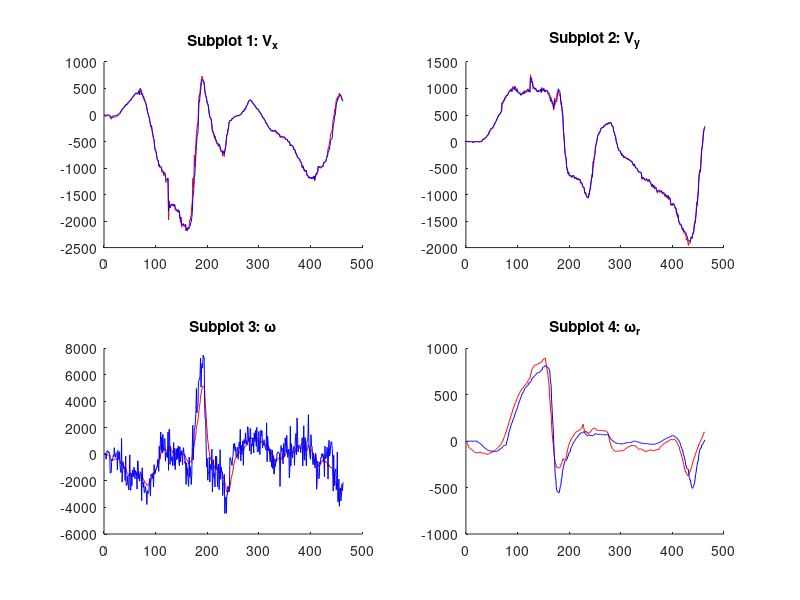

Reproduce this figure in MATLAB.

real_setpiont=[1,7,0,0,0,0,0,0,0,0,0,0,0,0,0,0,11998
1,20,-1851,-1966,1267,1955,-4,0,111,2,31,57,0,0,0,0,11998
1,36,-1909,-2019,1307,2006,-21,6,96,1,45,68,0,0,0,0,11997
1,52,-2458,-2584,680,1384,-10,2,-357,12,-69,-179,0,0,0,0,11997
1,71,-2513,-2646,585,1290,1,-3,-119,28,-2,-86,0,0,0,0,11996
1,87,-1800,-1921,1333,2030,0,-8,297,35,175,270,0,0,0,0,11996
1,106,-1810,-1920,1309,1991,3,0,238,40,108,147,0,0,0,0,11995
1,122,-1810,-1920,1309,1991,3,0,238,42,111,165,0,0,0,0,11994
1,138,-1862,-1965,1280,1959,5,-2,114,43,52,57,0,0,0,0,11994
1,157,-1830,-1926,1295,1961,0,0,181,42,94,141,0,0,0,0,11993
1,173,-1873,-1962,1275,1937,-4,0,84,38,44,43,0,0,0,0,11993
1,189,-2151,-2268,1046,1750,-18,-5,-1411,15,-629,-1304,0,0,0,0,11992
1,208,-2170,-2355,1023,1806,-33,-2,-1368,4,-467,-1016,0,0,0,0,11992
1,224,-2215,-2477,1043,1929,-59,-21,-1367,-14,-489,-1053,0,0,0,0,11991
1,243,-2494,-2768,675,1559,-48,-4,-349,0,-10,-147,0,0,0,0,11991
1,259,-2366,-2650,628,1492,-17,-4,-451,20,-114,-375,0,0,0,0,11990
1,277,-2409,-2720,584,1480,-24,0,-325,18,-52,-272,0,0,0,0,11990
1,293,-2467,-2781,479,1370,-16,0,-64,26,63,-53,0,0,0,0,11989
1,309,-2449,-2772,518,1424,-22,-3,-159,21,4,-175,0,0,0,0,11989
1,328,-1666,-1959,1301,2171,-15,-3,510,31,307,449,0,0,0,0,11988
1,344,-2492,-2788,487,1363,-17,-1,-37,26,9,-131,3,3,3,3,11988
1,363,-2406,-2706,520,1390,-9,1,-214,31,-23,-218,-2,9,5,7,11987
1,379,-1766,-2063,1131,1993,-4,0,59,37,105,50,-11,10,4,6,11987
1,395,-1778,-2072,1165,2032,-11,0,99,33,96,60,-15,7,4,8,11986
1,414,-1759,-2044,1168,2022,-6,1,128,36,93,79,-15,2,6,10,11985
1,430,-2064,-2398,792,1692,4,-1,-1174,33,-501,-1104,-20,-7,7,13,11985
1,449,-1694,-2014,1207,2098,4,-8,299,46,70,53,-22,-13,9,16,11984
1,465,-2398,-2739,542,1464,20,7,-277,54,-114,-345,-28,-21,10,19,11984
1,484,-2386,-2747,556,1503,26,2,-327,61,-58,-258,-32,-27,9,21,11983
1,500,-1775,-2128,1210,2154,32,4,201,71,174,206,-34,-35,8,22,11983
1,517,-2267,-2663,719,1714,40,12,-784,71,-303,-756,-42,-40,7,24,11983
1,535,-2119,-2591,863,1947,56,18,-1265,81,-432,-1041,-50,-53,8,31,11982
1,554,-2093,-2719,864,2124,81,42,-1355,102,-405,-1039,-52,-59,10,33,11981
1,573,-1953,-2508,1076,2265,81,34,1208,125,387,567,-63,-72,11,39,11981
1,589,-1906,-2597,1124,2475,111,48,-2086,123,-969,-2152,-66,-72,10,40,11981
1,608,-2065,-2873,884,2358,121,61,-1492,141,-373,-998,-71,-88,13,48,11980
1,626,-2365,-3201,574,2078,123,67,-549,153,-149,-587,-75,-96,11,53,11980
1,645,-2179,-3084,703,2279,131,66,-1054,158,-230,-765,-78,-105,10,55,11979
1,661,-2229,-3222,679,2364,154,80,-975,178,-209,-758,-80,-112,9,58,11978
1,680,-2188,-3256,664,2427,157,93,-1031,184,-233,-836,-88,-122,10,60,11978
1,699,-1859,-3096,912,2858,182,107,-1975,199,-511,-1420,-91,-134,9,65,11977
1,717,-2446,-3689,315,2267,178,115,-131,212,20,-385,-94,-144,10,69,11977
1,734,-1701,-3143,955,3123,206,134,-2342,217,-866,-2189,-98,-152,9,73,11976
1,752,-1589,-3152,804,3068,192,132,-2282,212,-628,-1713,-100,-158,10,77,11975
1,771,-1495,-3366,650,3232,207,180,-2255,225,-613,-1759,-102,-166,9,84,11975
1,790,-1676,-3679,393,3117,223,199,-1606,244,-381,-1342,-101,-172,8,88,11974
1,806,-1317,-3492,513,3397,232,202,-2375,247,-690,-1975,-105,-181,7,98,11974
1,825,-1142,-3532,412,3501,235,224,-2678,249,-734,-2104,-106,-186,9,102,11973
1,843,-1337,-3958,0,3321,256,249,-1619,274,-355,-1403,-107,-195,7,113,11973
1,862,-1858,-4527,-512,2867,276,250,-28,304,230,-267,-106,-201,7,120,11972
1,878,-918,-3740,135,3644,272,254,-2690,283,-891,-2524,-108,-211,8,126,11971
1,897,-918,-3740,135,3644,272,254,-2690,285,-645,-2033,-111,-219,7,135,11971
1,908,-1225,-4268,-298,3447,302,289,-1410,314,26,-742,-111,-220,7,138,11971
1,934,-775,-4010,-157,3758,308,298,-2348,318,-260,-1341,-112,-222,6,141,11970
1,952,-1075,-4535,-639,3510,329,334,-1180,344,-126,-1150,-113,-231,5,150,11970
1,969,-997,-4566,-720,3529,340,336,-1188,355,-36,-995,-112,-237,5,158,11969
1,987,-748,-4493,-673,3747,346,364,-1679,358,-212,-1403,-110,-250,-3,175,11969
1,1006,-917,-4812,-983,3588,362,384,-961,379,80,-869,-112,-255,-5,180,11968
1,1022,-754,-4777,-1008,3681,375,391,-1191,388,20,-1013,-111,-262,-11,184,11968
1,1041,-319,-4663,-1051,3931,385,430,-1838,393,-210,-1544,-110,-269,-15,190,11967
1,1060,-422,-4921,-1364,3764,401,441,-1211,412,143,-874,-106,-281,-23,199,11967
1,1079,-263,-4961,-1441,3879,410,473,-1370,419,42,-1139,-103,-291,-29,207,11966
1,1098,-263,-4961,-1441,3879,410,473,-1370,421,71,-1099,-102,-300,-39,211,11966
1,1114,480,-4546,-1403,4179,393,511,-2608,399,-460,-2221,-97,-310,-42,217,11965
1,1132,-138,-5212,-2132,3486,395,513,-490,416,615,-97,-90,-317,-52,222,11965
1,1151,-138,-5212,-2132,3486,395,513,-490,414,429,-490,-85,-328,-61,227,11964
1,1170,448,-4930,-1881,4036,442,542,-1848,439,50,-1299,-81,-341,-69,231,11964
1,1186,511,-4970,-2104,3884,427,558,-1591,432,112,-1206,-77,-349,-76,238,11963
1,1205,878,-4660,-2170,3809,380,563,-2012,393,-109,-1661,-76,-350,-82,242,11963
1,1223,1043,-5449,-2907,4036,486,722,-1310,473,376,-944,-70,-354,-91,243,11962
1,1242,1043,-5449,-2907,4036,486,722,-1310,479,332,-1080,-59,-361,-107,246,11962
1,1253,1441,-5228,-3187,3844,445,748,-1450,454,289,-1215,-56,-365,-113,247,11961
1,1278,1845,-4973,-3395,3702,400,775,-3489,414,-23,-1890,-49,-370,-127,250,11961
1,1300,1720,-5118,-3704,3384,391,775,-1011,404,409,-1075,-46,-370,-139,255,11961
1,1311,2360,-4625,-3685,3467,363,798,-1995,376,-4,-1936,-46,-370,-139,255,11960
1,1336,2752,-4365,-3747,3479,336,826,-2483,351,56,-1856,-44,-378,-171,251,11960
1,1355,2807,-4353,-4031,3187,322,832,-2090,327,141,-1715,-43,-381,-179,252,11959
1,1366,3414,-3887,-4259,2977,270,869,-2874,283,-220,-2489,-40,-385,-191,251,11959
1,1391,3414,-3887,-4259,2977,270,869,-2874,271,-127,-2318,-11,-385,-217,246,11959
1,1412,3581,-3665,-4385,2734,240,864,-2423,240,44,-1972,9,-386,-239,237,11958
1,1428,3802,-3511,-4579,2545,212,884,-2654,208,-19,-2132,26,-383,-252,235,11958
1,1447,4053,-3316,-4796,2311,183,908,-2894,175,-82,-2300,55,-380,-272,225,11957
1,1465,4700,-2638,-4633,2351,132,922,-3776,120,-454,-3061,86,-374,-289,219,11957
1,1484,4687,-2629,-5238,1616,70,945,-2716,70,116,-1957,107,-366,-300,210,11956
1,1503,4903,-2310,-5292,1392,33,943,-2889,26,-61,-2316,122,-359,-317,200,11955
1,1521,5148,-2044,-5456,1131,-1,962,-2945,-12,-44,-2313,139,-354,-334,193,11955
1,1540,5302,-1856,-5659,826,-39,980,-2802,-52,17,-2219,158,-344,-349,183,11954
1,1559,5559,-1471,-5510,804,-61,971,-1825,-72,461,-1312,179,-335,-361,172,11954
1,1577,5654,-998,-5575,266,-136,939,-1932,-142,308,-1544,194,-323,-374,161,11953
1,1588,5978,-842,-5945,-27,-187,1007,-3146,-192,-281,-2796,206,-312,-381,147,11953
1,1614,6245,-495,-5812,-12,-214,1009,-1477,-211,142,-1969,226,-297,-396,126,11953
1,1635,6245,-495,-5812,-12,-214,1009,-1477,-228,491,-1250,244,-283,-405,110,11952
1,1646,6376,-121,-5976,-514,-292,1005,-1657,-285,415,-1387,253,-275,-408,102,11952
1,1671,6323,61,-5971,-778,-327,976,-1805,-321,395,-1385,272,-253,-426,87,11951
1,1690,6731,317,-6089,-809,-388,1025,-1382,-384,588,-1040,290,-233,-436,74,11951
1,1709,6445,265,-6433,-1438,-444,1003,-2452,-451,200,-1789,307,-209,-445,58,11950
1,1727,6964,898,-5852,-981,-472,980,-768,-473,873,-391,321,-188,-451,39,11950
1,1746,6932,1201,-6025,-1573,-576,943,-1225,-566,483,-1074,338,-163,-458,23,11949
1,1765,7157,1286,-6379,-1865,-658,981,-1467,-647,482,-1111,350,-148,-464,6,11949
1,1784,7229,1530,-6221,-1894,-679,955,-1154,-677,534,-954,366,-128,-472,-10,11948
1,1803,7204,1675,-6147,-2004,-698,928,-1122,-704,543,-876,386,-108,-485,-25,11947
1,1822,7377,1992,-6177,-2238,-769,914,-979,-765,582,-753,398,-92,-494,-34,11947
1,1840,7494,2125,-6252,-2367,-826,903,-949,-820,566,-745,424,-63,-512,-55,11946
1,1859,7760,2390,-6131,-2269,-854,906,-367,-850,740,-371,436,-48,-518,-64,11946
1,1872,7760,2390,-6131,-2269,-854,906,-367,-858,773,-283,449,-26,-527,-76,11945
1,1896,7563,2373,-6465,-2839,-925,877,-1277,-904,586,-616,467,-2,-547,-89,11945
1,1914,7182,1916,-6873,-3164,-931,871,613,-923,974,172,480,14,-563,-97,11944
1,1933,8013,2696,-6307,-2585,-970,882,-333,-967,826,-124,496,30,-570,-108,11944
1,1949,7452,2013,-6967,-3118,-968,899,891,-964,1331,865,507,45,-571,-117,11943
1,1968,7751,2087,-6789,-2696,-971,908,1693,-965,1586,1360,520,62,-578,-128,11943
1,1982,7411,1727,-7109,-2990,-978,895,326,-982,1153,513,528,70,-585,-130,11943
1,2005,7837,1875,-7134,-2767,-1034,918,1324,-1010,1150,478,536,74,-598,-138,11942
1,2023,7672,1717,-7257,-2892,-1039,902,120,-1038,885,-46,554,82,-621,-147,11942
1,2042,7999,1765,-7209,-2563,-1052,937,1518,-1040,1621,1364,568,89,-619,-152,11941
1,2061,7773,1447,-7569,-2839,-1069,942,384,-1066,1142,386,571,93,-623,-159,11941
1,2080,7891,1401,-7616,-2722,-1110,925,243,-1102,1033,174,579,102,-630,-164,11940
1,2099,7975,1370,-7455,-2412,-1084,935,1189,-1080,1470,1024,589,101,-634,-173,11939
1,2118,7975,1370,-7455,-2412,-1084,935,1189,-1080,1388,864,594,102,-638,-179,11939
1,2136,8652,1900,-7223,-2087,-1141,959,-512,-1137,641,-649,597,108,-634,-184,11938
1,2158,9078,1966,-7376,-1918,-1221,980,-52,-1200,915,-116,602,115,-638,-192,11938
1,2169,8337,1232,-8055,-2595,-1219,970,160,-1203,1045,153,608,121,-642,-193,11937
1,2194,8912,1904,-7321,-1945,-1212,945,-226,-1204,956,-10,627,120,-645,-200,11937
1,2213,8912,1904,-7321,-1945,-1212,945,-226,-1208,851,-194,631,121,-653,-208,11937
1,2232,8409,1332,-7609,-2116,-1187,929,1695,-1177,1717,1564,628,126,-649,-209,11936
1,2253,10989,2111,-9965,-3225,-1804,1189,-1199,-1663,866,-537,636,135,-651,-219,11935
1,2264,10598,1653,-9660,-2718,-1682,1197,1895,-1596,2371,2412,643,136,-656,-223,11935
1,2290,10598,1653,-9660,-2718,-1682,1197,1895,-1599,2023,1702,659,136,-670,-228,11935
1,2308,10801,2131,-9507,-2897,-1748,1118,-750,-1686,612,-1013,674,139,-686,-234,11934
1,2327,10196,1450,-10053,-3345,-1732,1126,589,-1681,1481,686,683,146,-695,-245,11934
1,2349,10560,2204,-9088,-2731,-1698,1035,-478,-1675,959,-229,685,153,-702,-252,11933
1,2359,10560,2204,-9088,-2731,-1698,1035,-478,-1677,900,-333,685,153,-702,-252,11933
1,2385,10589,2300,-8918,-2615,-1685,1020,-169,-1671,925,-256,699,161,-718,-264,11933
1,2404,10307,2190,-9043,-2915,-1678,995,-839,-1670,654,-739,703,165,-720,-267,11932
1,2423,10657,2427,-8872,-2643,-1708,988,-16,-1685,1065,108,708,174,-723,-273,11931
1,2444,9886,1530,-9543,-3148,-1681,1003,895,-1661,1300,555,713,183,-733,-280,11931
1,2463,10372,2075,-9126,-2812,-1708,980,-828,-1693,795,-426,721,187,-744,-282,11930
1,2474,9690,1455,-9576,-3294,-1689,949,477,-1673,1378,772,730,188,-749,-286,11930
1,2499,10373,2071,-9314,-3027,-1750,955,-1146,-1712,944,-102,736,192,-752,-295,11930
1,2518,10680,2341,-9027,-2700,-1763,936,-211,-1735,914,-124,735,199,-746,-304,11929
1,2537,10062,1441,-9912,-3303,-1788,960,400,-1752,1172,362,739,206,-749,-314,11929
1,2558,10721,2116,-9225,-2627,-1792,944,-401,-1767,870,-221,739,215,-745,-320,11928
1,2569,10087,1243,-10036,-3188,-1812,952,498,-1774,1305,638,741,221,-744,-323,11928
1,2595,10828,1973,-9303,-2445,-1812,955,-300,-1782,1072,156,741,221,-744,-323,11928
1,2613,10053,1096,-9944,-2943,-1784,971,647,-1758,1288,560,752,229,-766,-336,11927
1,2632,10808,1745,-9457,-2378,-1814,988,-520,-1788,720,-605,759,226,-771,-337,11927
1,2654,10596,1691,-9443,-2510,-1808,938,-848,-1789,664,-638,767,225,-779,-341,11926
1,2664,10650,1030,-10604,-3045,-1945,1017,582,-1865,1451,829,765,226,-780,-340,11926
1,2698,11185,1621,-9892,-2367,-1943,972,-564,-1897,679,-678,778,230,-806,-342,11925
1,2721,10525,863,-10400,-2733,-1931,952,228,-1891,1341,660,797,230,-814,-346,11925
1,2742,11702,1338,-10161,-1834,-2055,986,-26,-1985,1039,29,800,229,-821,-344,11925
1,2753,10961,193,-11013,-2229,-2074,997,287,-2001,1184,301,802,229,-824,-343,11924
1,2778,11374,550,-10426,-1545,-2067,968,-782,-2009,954,-150,802,229,-824,-343,11924
1,2797,10629,-667,-10709,-1191,-2047,934,51,-1993,1050,80,813,222,-832,-339,11924
1,2816,10355,-1486,-10849,-665,-2054,961,510,-1990,1246,404,813,216,-828,-338,11923
1,2835,6426,-1370,-6549,331,-2089,959,23,-2008,994,-104,813,198,-826,-334,11922
1,2856,6426,-1370,-6549,331,-2089,959,23,-1992,1022,-26,807,179,-813,-320,11922
1,2873,6128,-2252,-5582,2209,-2075,961,-685,-1975,698,-657,803,160,-809,-294,11921
1,2891,5371,-3118,-4875,3303,-2058,934,-500,-1942,814,-363,796,146,-798,-271,11921
1,2910,3901,-4971,-4778,4128,-2161,908,-2266,-2011,-31,-2017,793,137,-790,-251,11920
1,2931,2750,-5461,-2751,5941,-2141,903,-635,-1966,611,-736,787,99,-778,-214,11920
1,2942,332,-6610,-1077,6844,-2185,867,-1598,-1987,158,-1585,775,70,-769,-163,11920
1,2968,-2719,-6092,2457,7344,-2131,864,-1051,-1945,366,-1153,773,66,-770,-156,11919
1,2986,-3829,-6091,3023,6900,-2153,817,-2019,-1922,47,-1675,714,-21,-724,-41,11919
1,3008,-4391,-5851,3416,6516,-2150,757,-2412,-1896,-89,-1826,632,-29,-672,35,11918
1,3018,-4481,-4431,5078,6712,-2128,785,-208,-1855,1049,440,612,-33,-659,53,11918
1,3044,-8450,-7741,7580,9584,-2109,752,-1719,-1839,519,-534,445,-37,-536,168,11918
1,3063,-8226,-7203,7933,9589,-2083,717,-909,-1777,385,-681,342,-48,-465,222,11917
1,3084,-8497,-6983,7957,9089,-2038,733,-1415,-1716,195,-1026,219,-45,-401,282,11917
1,3095,-8621,-7166,7549,8698,-2016,667,-2269,-1697,-319,-1960,156,-49,-348,316,11916
1,3120,-8111,-6665,7536,8605,-1933,619,-1571,-1638,-153,-1559,13,-78,-257,394,11916
1,3147,-8449,-6534,7321,7859,-1854,660,524,-1521,739,216,-124,-78,-170,473,11915
1,3175,-7728,-4604,7949,7047,-1579,780,2197,-1323,1773,2148,-231,-93,-109,532,11915
1,3203,-7364,-4174,7954,6911,-1498,776,-404,-1250,101,-1161,-366,-90,-33,563,11915
1,3214,-7702,-4334,7240,5922,-1395,776,937,-1154,1101,850,-396,-92,-8,569,11915
1,3239,-6812,-3072,7203,5283,-1144,791,1995,-993,1241,1123,-487,-92,49,573,11914
1,3258,-6812,-3072,7203,5283,-1144,791,1995,-915,1446,1568,-530,-89,70,557,11914
1,3277,-6453,-1957,7360,4514,-897,919,2509,-715,1739,2006,-541,-96,114,553,11913
1,3295,-6043,-1214,7440,4143,-764,939,3107,-586,1975,2481,-547,-104,171,556,11912
1,3317,-5283,127,8024,4011,-592,995,4974,-421,2546,3618,-553,-111,194,551,11912
1,3333,-5525,151,7205,2776,-435,982,3140,-306,1781,2152,-559,-101,216,531,11911
1,3352,-5081,664,7129,2528,-354,943,3611,-223,2137,2939,-548,-94,263,514,11911
1,3370,-5081,664,7129,2528,-354,943,3611,-208,2063,2823,-514,-95,289,503,11910
1,3389,-3768,2381,7229,1937,-44,886,5486,40,2603,4042,-488,-83,304,487,11909
1,3405,-2778,3616,6556,683,246,744,5640,265,2633,4383,-474,-83,315,480,11909
1,3424,-2778,3616,6556,683,246,744,5640,292,2603,4416,-406,-68,353,462,11909
1,3437,-2235,4105,6257,296,362,642,5907,380,2584,4567,-394,-60,356,454,11908
1,3460,-1307,5087,6306,126,438,575,7275,426,3466,6413,-329,-18,395,425,11908
1,3479,-1566,4768,5221,-1033,534,465,5074,519,2206,4185,-306,2,412,407,11907
1,3495,-3810,2083,793,-5327,636,206,6509,606,2607,5298,-271,38,429,367,11907
1,3514,-3367,2330,182,-5896,676,108,6868,643,2599,5305,-257,53,433,338,11906
1,3533,-2641,2617,-288,-6062,663,-42,6506,630,2337,4924,-230,85,428,273,11906
1,3551,-2225,2491,-1312,-6702,635,-191,7489,609,2580,5595,-215,114,400,221,11905
1,3562,-1501,2643,-1923,-6878,600,-289,7325,580,2472,5494,-210,121,386,199,11905
1,3588,-1501,2643,-1923,-6878,600,-289,7325,570,2493,5548,-210,121,386,199,11905
1,3601,703,3793,-1817,-5901,481,-477,3686,456,486,1793,-197,148,304,90,11904
1,3626,1244,3941,-1765,-5472,415,-497,2702,392,646,2200,-195,150,300,81,11904
1,3645,1595,3931,-2049,-5444,366,-545,2572,316,483,2006,-169,169,232,0,11904
1,3661,2375,4593,-1626,-4944,332,-600,288,257,-618,-73,-163,170,224,-10,11903
1,3680,1821,3992,-2019,-5254,289,-577,-952,201,-985,-818,-139,181,195,-48,11903
1,3699,1694,3849,-2296,-5539,222,-631,-304,141,-738,-265,-122,190,149,-80,11902
1,3717,2198,4419,-1737,-5048,209,-643,-1947,107,-1241,-1253,-115,194,131,-88,11902
1,3728,1971,4207,-1900,-5217,167,-647,-1345,80,-1005,-778,-115,194,131,-88,11901
1,3754,1913,4172,-1822,-5142,114,-640,-1389,42,-1095,-964,-80,219,81,-138,11901
1,3773,1755,3723,-2447,-5508,22,-655,-195,-36,-611,10,-66,235,65,-161,11901
1,3791,2355,4425,-1814,-4989,-30,-675,-2088,-105,-1325,-1383,-56,242,50,-179,11900
1,3810,1884,3923,-2203,-5327,-52,-652,-771,-125,-1006,-780,-45,252,40,-198,11900
1,3829,1884,3923,-2203,-5327,-52,-652,-771,-132,-903,-586,-30,261,25,-222,11899
1,3848,1963,4045,-2038,-5198,-97,-643,-1149,-174,-1025,-847,-19,272,11,-238,11898
1,3867,2559,4486,-1768,-4802,-186,-639,403,-237,-563,97,-10,286,0,-249,11898
1,3886,2587,4750,-1818,-5144,-296,-681,-2824,-354,-1522,-1732,-2,298,-6,-264,11897
1,3896,2330,4565,-2045,-5451,-303,-693,-1600,-360,-1038,-750,5,306,-10,-271,11897
1,3922,2012,4188,-2500,-5861,-323,-693,-394,-371,-1000,-672,18,319,-24,-296,11897
1,3941,2349,4644,-1970,-5436,-357,-674,-1735,-418,-1397,-1497,25,331,-30,-303,11896
1,3962,2282,4690,-2093,-5702,-412,-689,-1392,-467,-1222,-1126,30,340,-39,-315,11896
1,3973,2542,5086,-1659,-5397,-396,-705,-2454,-471,-1768,-2190,35,339,-45,-321,11895
1,3999,1940,4455,-2521,-6271,-447,-717,-142,-489,-1266,-1165,45,342,-53,-333,11895
1,4017,2087,4829,-1996,-5947,-465,-701,-1169,-522,-1148,-952,55,349,-60,-342,11895
1,4036,1852,4555,-2409,-6345,-500,-702,-145,-546,-657,24,60,348,-65,-348,11894
1,4063,2196,4883,-2251,-6201,-521,-721,-905,-579,-1010,-650,71,348,-89,-359,11893
1,4085,2497,5465,-1537,-5745,-536,-716,-2454,-597,-2048,-2721,71,348,-89,-359,11893
1,4107,2087,5035,-1978,-6168,-532,-718,-1129,-595,-973,-566,84,358,-133,-378,11893
1,4118,2363,5105,-2482,-6568,-582,-780,-724,-628,-991,-521,88,362,-148,-383,11892
1,4143,2821,5659,-1777,-5932,-552,-782,-2657,-631,-1353,-1223,88,364,-152,-384,11892
1,4162,2481,5274,-2224,-6345,-559,-782,-1315,-630,-1197,-894,90,371,-168,-395,11892
1,4181,3244,5651,-2257,-6063,-601,-798,363,-652,-524,496,86,375,-156,-407,11891
1,4199,3928,5276,-3374,-6254,-645,-841,-1871,-711,-1716,-1794,88,382,-150,-416,11891
1,4218,4396,4529,-4538,-6276,-669,-860,-951,-732,-1095,-549,95,395,-153,-427,11890
1,4239,-409,-409,-409,-409,-667,-869,-1322,-720,-1293,-960,103,396,-158,-434,11890
1,4252,-409,-409,-409,-409,-667,-869,-1322,-700,-1323,-1034,102,393,-160,-436,11889
1,4275,-159,-159,-159,-159,-723,-951,-3097,-730,-1663,-1632,92,363,-149,-436,11889
1,4296,1265,-2001,-1691,1630,-680,-971,-2238,-693,-1751,-1758,82,348,-142,-433,11888
1,4307,1265,-2001,-1691,1630,-680,-971,-2238,-685,-1733,-1731,77,330,-136,-421,11888
1,4332,2361,-6064,-3620,5237,-734,-1009,-1493,-704,-1617,-1470,71,288,-124,-378,11888
1,4351,126,-7929,-4562,4088,-678,-1040,-4450,-681,-2775,-3837,69,264,-120,-351,11887
1,4373,1982,-6015,-2742,5834,-626,-1051,-3426,-615,-2224,-2813,58,189,-116,-289,11887
1,4384,2038,-5906,-2899,5578,-558,-1053,-3218,-562,-2063,-2486,58,146,-117,-257,11887
1,4409,559,-7461,-4910,3561,-485,-1070,-4439,-515,-2290,-2928,66,69,-106,-205,11886
1,4428,2532,-5227,-3353,4738,-367,-1016,-3070,-394,-1883,-2248,67,40,-105,-174,11886
1,4449,2532,-5227,-3353,4738,-367,-1016,-3070,-377,-1961,-2383,63,-15,-101,-142,11885
1,4460,2558,-4711,-3435,4060,-270,-911,-2400,-305,-1549,-1690,68,-42,-99,-129,11885
1,4485,2558,-4711,-3435,4060,-270,-911,-2400,-289,-1609,-1827,62,-108,-89,-105,11885
1,4504,2838,-4020,-3563,3375,-156,-819,-2831,-201,-1764,-2273,61,-136,-84,-88,11884
1,4523,2796,-3743,-3513,3068,-127,-751,-2449,-165,-1492,-1842,63,-155,-82,-76,11884
1,4544,3360,-2785,-2611,3565,-105,-670,-248,-123,-770,-492,58,-160,-82,-59,11883
1,4555,3360,-2785,-2611,3565,-105,-670,-248,-119,-688,-299,58,-159,-81,-54,11883
1,4581,2945,-2420,-2240,3157,-106,-505,-463,-117,-617,-307,62,-141,-80,-32,11883
1,4599,2751,-2278,-2120,2937,-102,-435,-645,-111,-649,-529,64,-132,-83,-20,11882
1,4620,2599,-2067,-2028,2645,-74,-360,-825,-88,-627,-604,69,-120,-81,-3,11882
1,4637,2660,-1690,-1676,2677,-63,-296,-244,-71,-320,-87,74,-114,-79,6,11881
1,4655,2566,-1499,-1487,2580,-59,-237,-151,-65,-284,-98,80,-108,-77,17,11881
1,4674,1577,-1908,-1817,1684,-51,-114,795,-47,244,753,80,-103,-76,26,11880
1,4692,1394,-1860,-1760,1512,-39,-66,441,-38,110,363,78,-98,-74,39,11880
1,4709,1385,-1709,-1557,1564,-37,-26,838,-31,324,703,79,-98,-73,45,11879
1,4727,1328,-1713,-1553,1517,-28,22,252,-26,71,100,77,-93,-72,51,11879
1,4746,1339,-1961,-1727,1615,-34,83,553,-25,322,480,75,-90,-72,58,11878
1,4765,2074,-1367,-984,2525,-21,123,-194,-19,91,-50,74,-90,-72,65,11878
1,4781,2074,-1367,-984,2525,-21,123,-194,-17,54,-115,74,-88,-70,66,11877
1,4799,1340,-2292,-1812,1905,-7,167,522,0,409,513,74,-85,-70,69,11877
1,4818,1340,-2292,-1812,1905,-7,167,522,3,366,383,75,-85,-69,74,11877
1,4837,2075,-1662,-1145,2683,-18,190,-366,-9,114,-158,75,-84,-67,77,11876
1,4853,1361,-2522,-1850,2152,-15,226,426,0,460,464,75,-83,-67,82,11876
1,4872,1454,-2521,-1735,2380,-5,251,932,12,644,764,73,-86,-65,87,11875
1,4891,1297,-2675,-1821,2303,-4,254,435,12,397,243,71,-87,-66,93,11875
1,4909,1626,-2360,-1314,2857,7,267,1898,34,919,1271,70,-89,-64,93,11874
1,4925,1876,-2131,-1114,3074,10,271,-499,19,-100,-754,70,-86,-64,97,11874
1,4944,1220,-2744,-1689,2462,17,263,679,36,652,749,70,-88,-62,101,11873
1,4963,1982,-2119,-930,3381,41,297,-4,50,240,-121,70,-91,-59,106,11873
1,4982,1145,-2932,-1719,2573,49,292,560,64,493,376,70,-90,-56,113,11872
1,4998,1333,-2809,-1616,2737,75,299,1021,89,737,836,68,-95,-52,120,11872
1,5016,1719,-2499,-1213,3233,60,324,-817,68,-110,-896,66,-96,-50,124,11871
1,5035,1299,-2918,-1547,2913,72,327,1120,94,936,1179,68,-101,-47,133,11871
1,5065,1162,-3057,-1544,2943,99,332,933,116,586,480,74,-104,-43,139,11870
1,5084,1144,-3080,-1610,2874,111,324,796,127,655,613,75,-106,-44,144,11870
1,5102,1231,-2963,-1188,3320,109,344,1630,135,931,1138,73,-111,-46,151,11869
1,5120,108,108,108,108,144,335,838,154,717,751,70,-113,-48,154,11869
1,5136,179,179,179,179,168,356,1060,171,777,867,68,-113,-46,157,11868
1,5155,-2773,1956,3350,-1132,181,345,725,181,566,511,61,-109,-40,157,11868
1,5174,-2246,2513,3717,-829,195,337,2083,206,989,1447,47,-102,-21,151,11867
1,5190,-2235,2686,3743,-991,231,351,2087,235,1040,1593,40,-99,-1,150,11867
1,5209,-2586,2436,3403,-1448,255,357,978,249,539,621,33,-93,29,145,11866
1,5227,-2433,2621,3465,-1439,268,354,1288,265,723,1006,22,-83,67,134,11866
1,5244,-2558,2434,3234,-1616,274,333,262,263,246,86,17,-76,92,123,11865
1,5262,-2011,2860,3467,-1297,281,292,1946,283,1064,1790,11,-70,110,118,11865
1,5281,-2011,2860,3467,-1297,281,292,1946,283,892,1486,8,-62,132,110,11864
1,5300,-2233,2556,3066,-1632,261,287,22,254,295,303,2,-50,148,99,11864
1,5316,-2232,2319,2740,-1736,263,214,804,259,501,806,-3,-33,159,83,11863
1,5334,-2111,2250,2603,-1696,244,175,619,242,300,457,-7,-21,162,72,11863
1,5353,-2003,2244,2491,-1712,231,155,1244,234,593,1072,-10,-7,152,62,11862
1,5372,-1854,2208,2333,-1707,211,113,1197,215,487,928,-13,3,149,57,11862
1,5390,-1822,2182,2294,-1689,210,89,117,202,128,250,-15,10,147,52,11861
1,5406,-1613,2166,2078,-1716,186,13,1634,193,702,1512,-20,22,145,48,11861
1,5425,-1562,2203,2033,-1761,182,-29,1103,180,277,749,-23,34,140,45,11861
1,5443,-1482,2204,1953,-1778,167,-36,967,165,266,753,-22,44,138,39,11860
1,5462,-1472,2311,1963,-1881,158,-110,1831,160,481,1310,-24,50,132,32,11859
1,5481,-1423,2295,1911,-1876,130,-126,612,126,129,653,-26,59,132,24,11859
1,5497,-1796,1994,1333,-2574,121,-167,2038,127,679,1807,-25,65,130,19,11858
1,5516,-1381,2399,1716,-2185,109,-175,204,98,-297,-125,-26,74,130,12,11858
1,5534,-1381,2399,1716,-2185,109,-175,204,95,-124,220,-28,80,130,4,11857
1,5553,-1381,2399,1716,-2185,109,-175,204,92,-148,175,-28,88,124,-6,11857
1,5569,-1555,2313,1323,-2720,80,-227,1742,81,511,1566,-30,93,123,-10,11857
1,5588,-1166,2637,1611,-2374,57,-222,681,51,-105,345,-29,98,120,-15,11856
1,5606,-1994,2002,923,-3263,57,-265,-12,40,-243,110,-27,105,117,-24,11855
1,5625,-1211,2670,1528,-2556,39,-249,914,31,4,581,-26,107,115,-28,11855
1,5641,-1449,2438,1177,-2934,30,-259,1852,29,468,1533,-27,112,114,-36,11855
1,5660,-1247,2688,1291,-2892,4,-280,1389,3,167,978,-27,113,113,-40,11854
1,5679,-1286,2718,1114,-3174,-16,-309,1770,-14,309,1319,-25,119,108,-49,11854
1,5697,-836,3074,1464,-2731,-33,-290,505,-42,-63,565,-24,124,106,-58,11853
1,5714,-891,3056,1362,-2885,-55,-301,771,-60,-22,676,-23,125,107,-58,11853
1,5732,-830,3093,1344,-2889,-57,-300,708,-67,-92,546,-21,127,106,-62,11852
1,5751,-911,3048,1179,-3110,-70,-315,1116,-78,31,823,-16,138,100,-72,11852
1,5770,-765,3201,1269,-3039,-92,-317,760,-100,-59,650,-16,145,96,-76,11851
1,5786,-676,3339,1333,-3038,-99,-331,543,-111,-192,414,-17,149,95,-84,11851
1,5816,-555,3405,1240,-3103,-129,-325,512,-138,-292,211,-15,158,89,-89,11850
1,5834,-606,3430,1197,-3235,-147,-340,314,-158,-280,262,-15,158,90,-91,11850
1,5853,-1016,2928,521,-3850,-166,-331,2387,-159,672,2140,-14,167,85,-104,11849
1,5872,-1109,2916,518,-3932,-167,-346,-549,-187,-437,-84,-14,167,79,-112,11849
1,5888,-669,3391,860,-3649,-205,-350,1359,-203,298,1380,-15,169,73,-120,11848
1,5907,-436,3651,1013,-3541,-212,-362,778,-219,-174,476,-13,173,68,-132,11848
1,5925,-347,3737,961,-3615,-239,-363,257,-247,-346,153,-14,176,67,-139,11847
1,5944,-261,3860,999,-3629,-245,-378,430,-256,-271,337,-12,185,61,-149,11847
1,5960,-1064,3087,220,-4439,-266,-371,-59,-279,-479,-103,-12,185,61,-149,11847
1,5979,-950,3258,429,-4279,-260,-383,-558,-282,-657,-480,-7,199,53,-171,11846
1,5998,-329,4069,1084,-3842,-288,-426,387,-299,-356,195,-4,206,51,-174,11846
1,6014,-1023,3411,460,-4497,-291,-426,-430,-311,-688,-461,-3,206,46,-187,11845
1,6033,-937,3663,725,-4396,-303,-454,-948,-326,-859,-778,0,213,40,-194,11845
1,6052,-426,4042,1148,-3831,-288,-428,337,-308,-404,110,0,222,38,-204,11844
1,6068,-953,3650,804,-4303,-294,-448,-1061,-323,-996,-1035,2,235,36,-213,11844
1,6087,-1281,3449,536,-4710,-307,-476,-97,-326,-441,95,0,246,32,-221,11844
1,6106,-1018,3878,1158,-4220,-294,-499,-1475,-330,-1183,-1350,-3,253,29,-228,11843
1,6117,-1018,3878,1158,-4220,-294,-499,-1475,-329,-1103,-1185,-3,252,31,-230,11843
1,6145,-1500,3498,921,-4534,-293,-506,-357,-319,-486,53,-6,250,32,-234,11842
1,6161,-1379,3679,1160,-4344,-281,-518,-915,-314,-892,-739,-6,250,32,-234,11842
1,6180,-1579,3641,1110,-4558,-303,-543,-494,-325,-702,-321,-7,258,32,-248,11842
1,6199,-1753,3730,1339,-4567,-327,-574,-552,-344,-793,-452,-8,263,33,-261,11841
1,6218,-1920,3551,1166,-4727,-320,-576,-26,-337,-621,-100,-9,271,33,-267,11841
1,6236,-1205,4307,1901,-4037,-339,-576,174,-350,-535,105,-15,281,36,-277,11840
1,6253,-1192,4338,1900,-4061,-349,-577,185,-359,-539,140,-16,282,38,-283,11840
1,6271,-1192,4338,1900,-4061,-349,-577,185,-361,-552,150,-18,280,39,-281,11839
1,6290,-1351,4327,1997,-4093,-359,-595,77,-370,-608,86,-20,283,42,-283,11839
1,6306,-1351,4327,1997,-4093,-359,-595,77,-371,-620,79,-20,287,47,-290,11838
1,6325,-1548,4707,2414,-4248,-402,-697,-2416,-425,-1835,-2183,-20,289,51,-294,11838
1,6344,-2235,4036,1812,-4853,-403,-694,-415,-414,-987,-498,-22,296,59,-293,11837
1,6363,-1527,4671,2387,-4215,-409,-679,679,-410,-379,708,-22,294,63,-292,11837
1,6382,-1557,4687,2378,-4275,-396,-700,246,-406,-709,112,-27,302,69,-300,11836
1,6401,-1456,4780,2434,-4217,-411,-693,487,-416,-587,373,-27,310,73,-312,11836
1,6417,-2220,4149,1809,-4975,-415,-721,-398,-427,-1001,-417,-23,321,74,-328,11836
1,6438,-2188,4222,1979,-4828,-408,-726,-721,-426,-1033,-503,-24,340,80,-332,11835
1,6449,-1632,4764,2429,-4381,-412,-727,824,-416,-238,1082,-25,351,83,-332,11835
1,6474,-2128,4133,1578,-5135,-407,-719,-169,-419,-575,418,-27,367,89,-331,11835
1,6505,-1506,4718,2196,-4474,-415,-703,13,-426,-703,137,-27,367,89,-331,11834
1,6513,-1543,4796,2094,-4724,-438,-733,1252,-433,-584,412,-26,364,97,-326,11834
1,6541,-1321,4990,2207,-4596,-443,-731,737,-444,-534,540,-26,364,97,-326,11834
1,6558,-1368,5028,2201,-4695,-457,-746,157,-462,-800,51,-29,361,132,-325,11833
1,6576,-1425,4844,1869,-4926,-459,-731,1447,-457,-156,1329,-30,359,151,-328,11833
1,6595,-1088,5084,2083,-4621,-458,-712,424,-466,-587,452,-31,360,168,-330,11832
1,6614,-1899,4485,1444,-5478,-494,-742,-218,-500,-860,-69,-31,360,182,-334,11832
1,6633,-1249,5206,2115,-4888,-506,-755,156,-511,-786,93,-33,361,183,-336,11832
1,6652,-1155,5365,2197,-4883,-511,-773,407,-516,-702,312,-34,366,174,-344,11831
1,6663,-1576,5121,2142,-5083,-497,-805,-1760,-526,-1847,-1922,-33,372,168,-350,11831
1,6688,-1854,5026,2062,-5342,-524,-827,-1171,-537,-1533,-1275,-33,374,168,-349,11831
1,6707,-1743,5085,1848,-5553,-578,-807,2122,-555,203,2168,-31,383,163,-355,11830
1,6726,-1872,5045,1913,-5558,-562,-828,-877,-575,-1484,-1167,-33,396,164,-364,11829
1,6747,-1363,5601,2329,-5214,-570,-849,811,-571,-726,389,-35,402,163,-373,11829
1,6763,-1260,5599,2336,-5101,-573,-821,380,-578,-809,212,-35,405,161,-377,11829
1,6782,-2035,5040,1724,-5938,-582,-870,-270,-592,-1082,-264,-33,416,150,-384,11828
1,6801,-1386,5680,2363,-5290,-586,-866,179,-594,-888,119,-31,423,147,-393,11828
1,6820,-1276,5848,2451,-5274,-621,-863,534,-619,-762,397,-30,429,144,-394,11827
1,6839,-1198,5915,2344,-5401,-648,-859,605,-642,-715,508,-28,437,137,-401,11826
1,6858,-1844,5455,1933,-5990,-640,-903,-819,-652,-1205,-416,-25,453,136,-410,11826
1,6868,-1271,6122,2482,-5554,-661,-925,566,-656,-556,901,-24,457,135,-411,11826
1,6894,-1435,6051,2173,-5999,-696,-948,1357,-675,-601,858,-23,470,130,-425,11826
1,6913,-1338,6045,1937,-6173,-721,-930,1590,-704,-421,1223,-20,478,132,-429,11825
1,6931,-1831,5543,1465,-6631,-732,-916,-11,-731,-907,213,-17,483,126,-430,11825
1,6950,-1443,5824,1321,-6743,-767,-917,2755,-739,248,2505,-15,486,124,-433,11824
1,6969,-864,6409,1674,-6438,-797,-924,1339,-782,-438,1164,-13,494,119,-442,11824
1,6988,-697,6647,1861,-6331,-801,-944,190,-801,-891,312,-9,501,113,-448,11823
1,7006,-579,6732,1886,-6283,-818,-931,588,-816,-834,430,-9,501,113,-448,11823
1,7025,-544,6752,1793,-6381,-824,-938,694,-825,-779,566,-3,512,116,-462,11822
1,7041,-453,6756,1734,-6364,-826,-924,638,-830,-796,521,0,512,119,-465,11822
1,7060,-404,7013,1797,-6544,-871,-963,532,-867,-872,437,2,517,122,-466,11821
1,7079,-520,6957,1707,-6700,-880,-974,129,-884,-1004,197,7,523,121,-472,11821
1,7095,-414,7010,1671,-6699,-898,-959,765,-895,-728,731,10,534,119,-478,11820
1,7114,-208,7120,1510,-6812,-922,-954,718,-919,-807,571,12,538,115,-485,11820
1,7133,-290,7195,1287,-7244,-987,-978,1268,-969,-641,941,19,547,112,-495,11820
1,7152,-727,6918,1117,-7555,-979,-1008,-871,-988,-1301,-350,21,554,114,-502,11819
1,7162,-152,7422,1599,-7007,-967,-1005,428,-973,-711,811,22,557,112,-502,11819
1,7188,-419,7064,870,-7709,-1017,-995,2163,-991,-571,1090,25,561,111,-514,11819
1,7207,-683,7004,835,-7945,-1025,-1033,-435,-1029,-1097,75,29,563,103,-521,11818
1,7218,-108,7553,1171,-7620,-1061,-1026,1272,-1043,-332,1586,33,564,92,-525,11818
1,7243,-108,7553,1171,-7620,-1061,-1026,1272,-1050,-550,1163,37,575,84,-534,11818
1,7262,-689,7079,695,-8204,-1062,-1051,-158,-1070,-1315,-326,37,575,80,-536,11817
1,7281,-381,7175,804,-7880,-1044,-1015,-851,-1065,-1458,-689,38,588,72,-553,11817
1,7302,121,7958,1241,-7784,-1117,-1068,889,-1110,-915,483,39,592,68,-558,11816
1,7318,155,7933,1063,-7931,-1141,-1055,1127,-1131,-721,885,46,598,61,-563,11816
1,7337,155,7933,1063,-7931,-1141,-1055,1127,-1138,-731,888,47,601,61,-567,11815
1,7356,-410,7513,461,-8710,-1167,-1097,3001,-1149,-171,2076,50,611,62,-581,11815
1,7375,161,8523,1450,-8163,-1189,-1184,654,-1188,-866,847,50,613,58,-584,11815
1,7394,197,8455,1399,-8107,-1169,-1176,343,-1182,-1185,236,53,618,58,-593,11814
1,7410,-605,7765,722,-8895,-1181,-1189,-118,-1196,-1371,-122,59,624,54,-602,11814
1,7432,-620,7832,894,-8787,-1176,-1196,-362,-1196,-1406,-214,61,635,52,-609,11813
1,7442,-37,8240,1109,-8431,-1202,-1162,1490,-1197,-425,1693,60,634,51,-614,11813
1,7468,166,8494,1456,-8118,-1181,-1179,627,-1194,-778,1014,58,637,54,-620,11813
1,7487,166,8494,1456,-8118,-1181,-1179,627,-1194,-1076,461,54,637,60,-624,11812
1,7500,-623,7903,914,-8849,-1199,-1199,-368,-1214,-1322,-2,54,638,63,-629,11812
1,7523,-636,8014,1180,-8681,-1172,-1231,-762,-1205,-1563,-460,51,644,67,-640,11812
1,7542,-360,8534,1842,-8236,-1187,-1252,101,-1203,-1238,240,48,648,60,-644,11811
1,7561,-1031,7919,1577,-8497,-1147,-1250,-784,-1181,-1714,-707,41,654,60,-655,11811
1,7580,-1307,8202,1642,-9029,-1225,-1347,-317,-1230,-1488,-125,37,655,64,-662,11810
1,7599,-1304,8261,2063,-8599,-1187,-1341,-1024,-1212,-1861,-867,32,660,70,-666,11810
1,7618,-1338,8604,2842,-8120,-1148,-1407,81,-1173,-1353,268,23,662,83,-669,11810
1,7639,-2060,7757,2214,-8586,-1107,-1384,-133,-1136,-1501,-35,13,666,94,-674,11809
1,7658,-1714,8678,3467,-7847,-1115,-1475,-2629,-1155,-2389,-1658,10,665,101,-675,11809
1,7669,-2366,8324,3627,-7894,-1075,-1521,-1827,-1122,-2115,-1034,2,667,110,-678,11808
1,7695,-3016,7834,3414,-8219,-1075,-1532,-494,-1107,-2016,-802,-13,676,145,-681,11808
1,7714,-3300,7774,4457,-7204,-969,-1561,-1805,-1027,-2393,-1493,-19,674,165,-680,11808
1,7732,-3300,7774,4457,-7204,-969,-1561,-1805,-1009,-2318,-1320,-38,681,189,-679,11807
1,7751,-3300,7774,4457,-7204,-969,-1561,-1805,-1000,-2335,-1341,-58,682,207,-679,11807
1,7773,-4132,7286,4484,-7430,-983,-1597,-566,-993,-1974,-558,-79,688,227,-676,11806
1,7784,-4469,7232,4905,-7208,-978,-1638,-717,-987,-2028,-612,-91,693,235,-674,11806
1,7809,-4969,6928,5072,-7154,-987,-1653,-233,-985,-1929,-382,-93,692,239,-677,11806
1,7828,-5276,6638,5342,-6801,-975,-1639,-259,-969,-1814,-157,-136,694,267,-678,11805
1,7847,-5510,6743,6710,-5549,-969,-1685,58,-953,-1724,115,-150,698,277,-676,11805
1,7866,-6609,5701,6441,-5738,-962,-1689,-135,-938,-1854,-105,-171,696,294,-673,11804
1,7887,-6548,5864,7593,-4513,-973,-1706,59,-932,-1798,58,-191,694,309,-671,11804
1,7898,-7578,4658,7460,-4280,-920,-1709,-545,-897,-2111,-549,-220,692,339,-669,11804
1,7924,-5541,1004,4370,-1579,-911,-1710,-62,-876,-1960,-258,-255,689,379,-658,11803
1,7950,-5559,660,5267,-136,-885,-1767,-1687,-841,-2407,-1150,-277,683,385,-649,11803
1,7973,-5659,-135,5672,1176,-884,-1789,621,-819,-981,1690,-289,675,385,-639,11803
1,7994,-6431,-2188,4777,1768,-870,-1792,-300,-791,-1823,-4,-299,666,388,-630,11802
1,8005,-6338,-3582,4397,3055,-856,-1848,-290,-772,-1913,-147,-304,642,386,-605,11802
1,8031,-5032,-5624,2589,4635,-818,-1875,-172,-740,-1919,-157,-304,642,386,-605,11802
1,8049,-3543,-5306,2523,5673,-796,-1874,547,-693,-1554,527,-364,491,386,-472,11801
1,8068,-2909,-5611,1722,5722,-775,-1871,291,-668,-1718,174,-392,427,389,-408,11801
1,8090,-3980,-10068,1613,9768,-711,-1890,-1861,-615,-2357,-1146,-419,354,377,-307,11801
1,8101,-2471,-9795,541,9696,-677,-1846,530,-561,-1152,1155,-419,354,377,-307,11800
1,8126,-2230,-9906,-39,9383,-674,-1825,1068,-543,-1302,797,-461,188,362,-154,11800
1,8145,-2212,-10369,-1264,8504,-620,-1807,-123,-500,-1792,-291,-482,97,346,-71,11800
1,8164,-1117,-9720,-1077,9056,-575,-1828,34,-457,-1601,53,-499,4,331,-10,11800
1,8182,-329,-9206,-1600,8622,-482,-1766,661,-378,-1284,574,-508,-59,317,35,11799
1,8201,-261,-9149,-1831,8351,-460,-1737,958,-352,-1169,744,-497,-127,292,78,11799
1,8220,-261,-9149,-1831,8351,-460,-1737,958,-348,-1179,708,-489,-173,279,97,11798
1,8241,9,-8684,-1779,8136,-436,-1658,444,-330,-1273,392,-466,-272,251,148,11798
1,8257,-248,-8834,-2863,6778,-313,-1558,-287,-245,-1539,-326,-449,-309,245,165,11797
1,8276,935,-7905,-2632,7141,-213,-1549,-2766,-185,-2570,-2467,-407,-364,224,179,11797
1,8297,291,-8315,-3442,6027,-162,-1471,-61,-117,-1463,-435,-359,-379,205,166,11796
1,8316,1344,-7103,-2925,6262,-96,-1383,-2371,-79,-1915,-1510,-333,-398,188,163,11796
1,8335,1192,-6754,-3351,5198,-4,-1223,-1256,1,-1599,-1156,-287,-435,173,164,11795
1,8354,1192,-6754,-3351,5198,-4,-1223,-1256,8,-1486,-978,-253,-478,152,159,11795
1,8372,1457,-6198,-3608,4506,108,-1099,-1088,96,-1334,-894,-220,-501,135,154,11794
1,8391,2133,-5308,-3287,4512,191,-1006,-2685,152,-1742,-1878,-216,-498,133,151,11794
1,8410,2023,-4664,-3351,3568,254,-791,-1991,211,-1362,-1461,-158,-457,87,134,11793
1,8429,1946,-4178,-3003,3329,258,-661,186,240,-308,414,-123,-445,67,125,11793
1,8447,1954,-4023,-3364,2730,307,-581,-3571,246,-2116,-3350,-96,-422,45,118,11793
1,8466,1954,-4023,-3364,2730,307,-581,-3571,251,-1742,-2672,-81,-398,15,116,11792
1,8485,2057,-3619,-3256,2485,330,-483,-1855,284,-918,-1207,-73,-391,0,115,11792
1,8503,2546,-2663,-3129,1997,384,-280,-3905,309,-1827,-3348,-73,-391,0,115,11792
1,8522,2560,-2361,-3083,1711,382,-165,-2579,322,-925,-1762,-42,-355,-60,109,11791
1,8535,2634,-2140,-3114,1488,377,-96,-2518,319,-986,-1998,-36,-345,-73,106,11791
1,8560,2746,-1866,-3174,1207,363,-17,-3505,306,-1086,-2313,-36,-345,-73,106,11791
1,8579,3143,-1309,-3196,921,334,122,-3063,280,-965,-2343,-16,-311,-109,98,11790
1,8598,3230,-1187,-3319,721,299,204,-2235,255,-525,-1622,-7,-300,-118,95,11790
1,8616,3279,-1063,-3480,434,275,241,-2731,226,-777,-2211,3,-286,-132,90,11789
1,8635,3555,-791,-3492,377,258,289,-2099,211,-477,-1706,14,-277,-143,83,11789];


N=76/20;                     %                                           
res=1.2;                     %ohm
km=25.5/1000;                %Nm/A
kn=374;                      %rpm/V
kf=0.0001;                                  %unknown 
ks=0.01;                                    %unknown
r=28.5/1000;                 %m           
J=0.0192;                    %kg/m2%         >>modeling needed
Jm=92.5/1000/10000;          %kg/m2
Jw=0.0000233;                %kg/m2          >>modeling needed
d=0.084;                     %m         
M=1.5;                       %kg             >>need measuring
a1=56.31/180*pi;   % rad 0.9827949017980069
a2=135/180*pi;     % rad 2.356194490192345
a3=225/180*pi;     % rad 3.926990816987241    
a4=303.69/180*pi;  % rad 5.300390405381579     

g1=0/180*pi;     % rad 0 
g2=0/180*pi;     % rad 0 
g3=0/180*pi;     % rad 0  
g4=0/180*pi;     % rad 0
%wheels' location
%z=[a1 a2-a1 a3-a2 a4-a3 2*pi-a4];
%pie(z);

A=zeros(7,7);
b=60/(2*pi*r);

A(1,1)=-b*ks/M*(sin(a1)^2+sin(a2)^2+sin(a3)^2+sin(a4)^2);
A(1,2)=b*ks/(2*M)*(sin(2*a1)+sin(2*a2)+sin(2*a3)+sin(2*a4));
A(1,3)=d*b*ks/M*(sin(a1)*cos(g1)+sin(a2)*cos(g2)+sin(a3)*cos(g3)+sin(a4)*cos(g4));
A(1,4)=-ks*sin(a1)/M;
A(1,5)=-ks*sin(a2)/M;
A(1,6)=-ks*sin(a3)/M;
A(1,7)=-ks*sin(a4)/M;

A(2,1)=b*ks/(2*M)*(sin(2*a1)+sin(2*a2)+sin(2*a3)+sin(2*a4));
A(2,2)=-b*ks/M*(cos(a1)^2+cos(a2)^2+cos(a3)^2+cos(a4)^2);
A(2,3)=-d*b*ks/M*(cos(a1)*cos(g1)+cos(a2)*cos(g2)+cos(a3)*cos(g3)+cos(a4)*cos(g4));
A(2,4)=ks*cos(a1)/M;
A(2,5)=ks*cos(a2)/M;
A(2,6)=ks*cos(a3)/M;
A(2,7)=ks*cos(a4)/M;

A(3,1)=b*d*ks/J*(sin(a1)*cos(g1)+sin(a2)*cos(g2)+sin(a3)*cos(g3)+sin(a4)*cos(g4));
A(3,2)=-b*d*ks/J*(cos(a1)*cos(g1)+cos(a2)*cos(g2)+cos(a3)*cos(g3)+cos(a4)*cos(g4));
A(3,3)=-b*d^2*ks/J*(cos(g1)*cos(g1)+cos(g2)*cos(g2)+cos(g3)*cos(g3)+cos(g4)*cos(g4));
A(3,4)=d*ks/J*cos(g1);
A(3,5)=d*ks/J*cos(g2);
A(3,6)=d*ks/J*cos(g3);
A(3,7)=d*ks/J*cos(g4);

Je=Jw+N^2*Jm;
ca=N*km/(Je*res);

A(4,1)=-r*ks*b*sin(a1)/Je;
A(4,2)=r*ks*b*cos(a1)/Je;
A(4,3)=r*ks*b*d/Je*cos(g1);
A(4,4)=-ca*N/kn-kf/Je-r*ks/Je;

A(5,1)=-r*ks*b*sin(a2)/Je;
A(5,2)=r*ks*b*cos(a2)/Je;
A(5,3)=r*ks*b*d/Je*cos(g2);
A(5,5)=-ca*N/kn-kf/Je-r*ks/Je;

A(6,1)=-r*ks*b*sin(a3)/Je;
A(6,2)=r*ks*b*cos(a3)/Je;
A(6,3)=r*ks*b*d/Je*cos(g3);
A(6,6)=-ca*N/kn-kf/Je-r*ks/Je;

A(7,1)=-r*ks*b*sin(a4)/Je;
A(7,2)=r*ks*b*cos(a4)/Je;
A(7,3)=r*ks*b*d/Je*cos(g4);
A(7,7)=-ca*N/kn-kf/Je-r*ks/Je;

B=zeros(7,4);

B(4,1)=ca;
B(5,2)=ca;
B(6,3)=ca;
B(7,4)=ca;

C=eye(7,7);
 
D=zeros(7,4);

Vd=[2;0;0];
cos_alpha = cos(0);
sin_alpha = sin(0);
Vx = (  Vd(1,1) * cos_alpha + Vd(2,1) * sin_alpha ) ;
Vy = ( -Vd(1,1) * sin_alpha + Vd(2,1) * cos_alpha ) ;
Wr =   Vd(3,1) ;
Yd=[Vx
Vy
Wr
(-Vx*sin(a1)+Vy*cos(a1)+Wr*cos(g1)*d)*b
(-Vx*sin(a2)+Vy*cos(a2)+Wr*cos(g2)*d)*b
(-Vx*sin(a3)+Vy*cos(a3)+Wr*cos(g3)*d)*b
(-Vx*sin(a4)+Vy*cos(a4)+Wr*cos(g4)*d)*b
];
xx=[0 0 0 0 0 0 0];
z=[0;0;0;0;0;0;0];

% V=diag([0.005^2 0.005^2 0.001^2 100 100 100 100]);
% W=diag([1 1 1 0.01 0.01 0.01 0.01]);
% G=lqr(A',C',W,V)';
V=diag([0.005^2 0.005^2 0.001 1 1 1 1]);
W=diag([0.1 0.1 0.1 0.001 0.001 0.001 0.001]);
G=lqr(A',C',W,V)';

Q=diag([1/2,1/2,1/2,1/1000^2,1/1000^2,1/1000^2,1/1000^2]);
R=diag([1/12.6^2,1/12.6^2,1/12.6^2,1/12.6^2]);
Klqr=lqr(A,B,Q,R);
K=Klqr;

yo=[real_setpiont(:,7:9)/1000,real_setpiont(:,13:16)];

for m=2:size(real_setpiont,1)-1
u=real_setpiont(m,3:6)'/1e+3;
for e=1:4
    if (abs(u(e))>12.6)
        u(e)=sign(u(e))*12.6;
    end
end
t=(real_setpiont(m,2)-real_setpiont(m-1,2))/1000;


%;;;;;;;;;;;;;;;;;;;;;;;;;;;;;;;;;;;;;;;;;;;;;;;;;;;;;;;;;;;;;;;;;;;;;;;;;;
z=(A*z+B*u+G*(yo(m,:)'-C*z))*t+z;%(A*z+B*u)*t+z;%
xx=[xx;z'];
end
close all

figure
subplot(2,2,1)
hold all
plot(xx(:,1)*1000,'r')
plot(real_setpiont(:,7),'b');
title('Subplot 1: V_x')

subplot(2,2,2)
hold all
plot(xx(:,2)*1000,'r')
plot(real_setpiont(:,8),'b');
title('Subplot 2: V_y')

subplot(2,2,3)
hold all
plot(xx(:,3)*1000,'r')
plot(real_setpiont(:,9),'b');
title('Subplot 3: \omega')

subplot(2,2,4)
hold all
plot(xx(:,4),'r')
plot(real_setpiont(:,13),'b');
title('Subplot 4: \omega_r')
